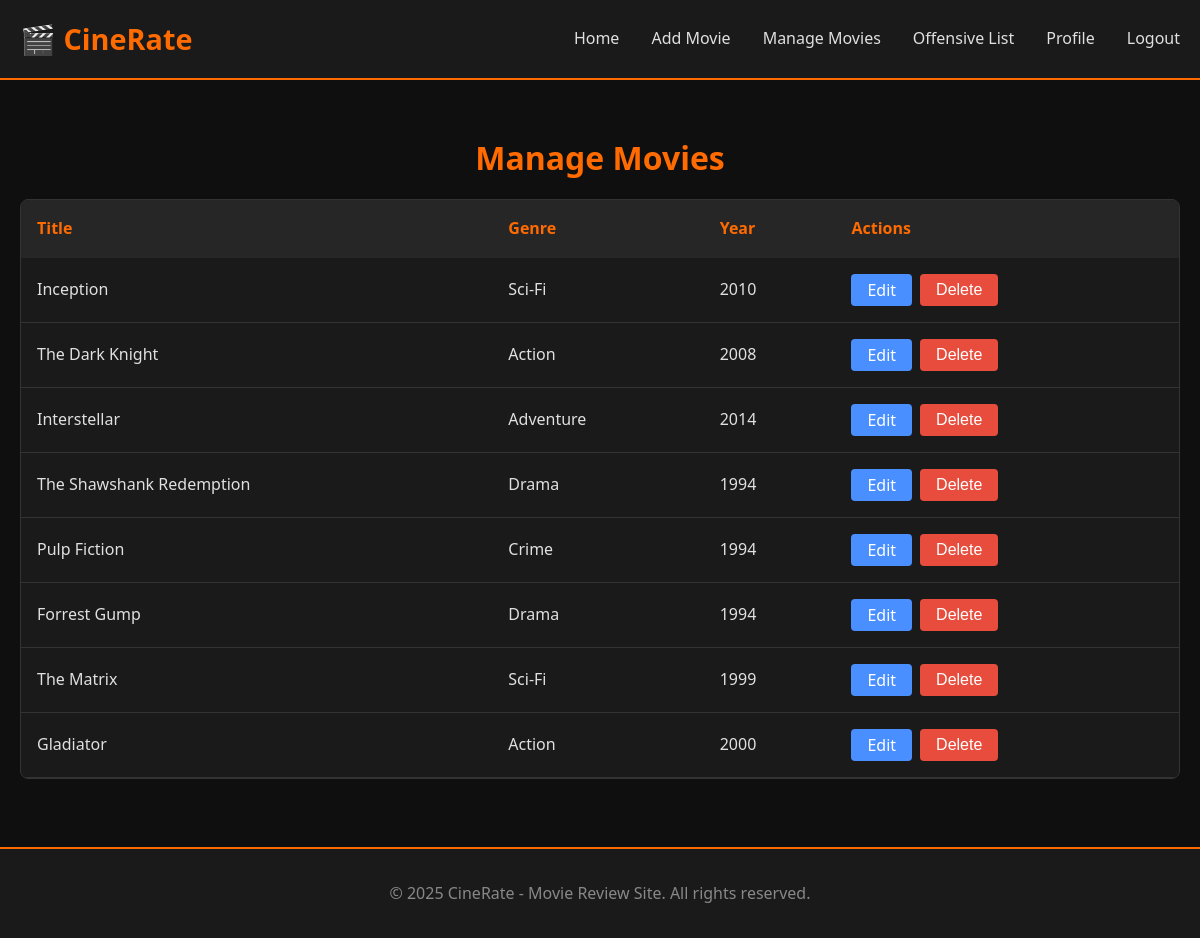
The app's page /admin/manage_movies.php (signed in), older data.
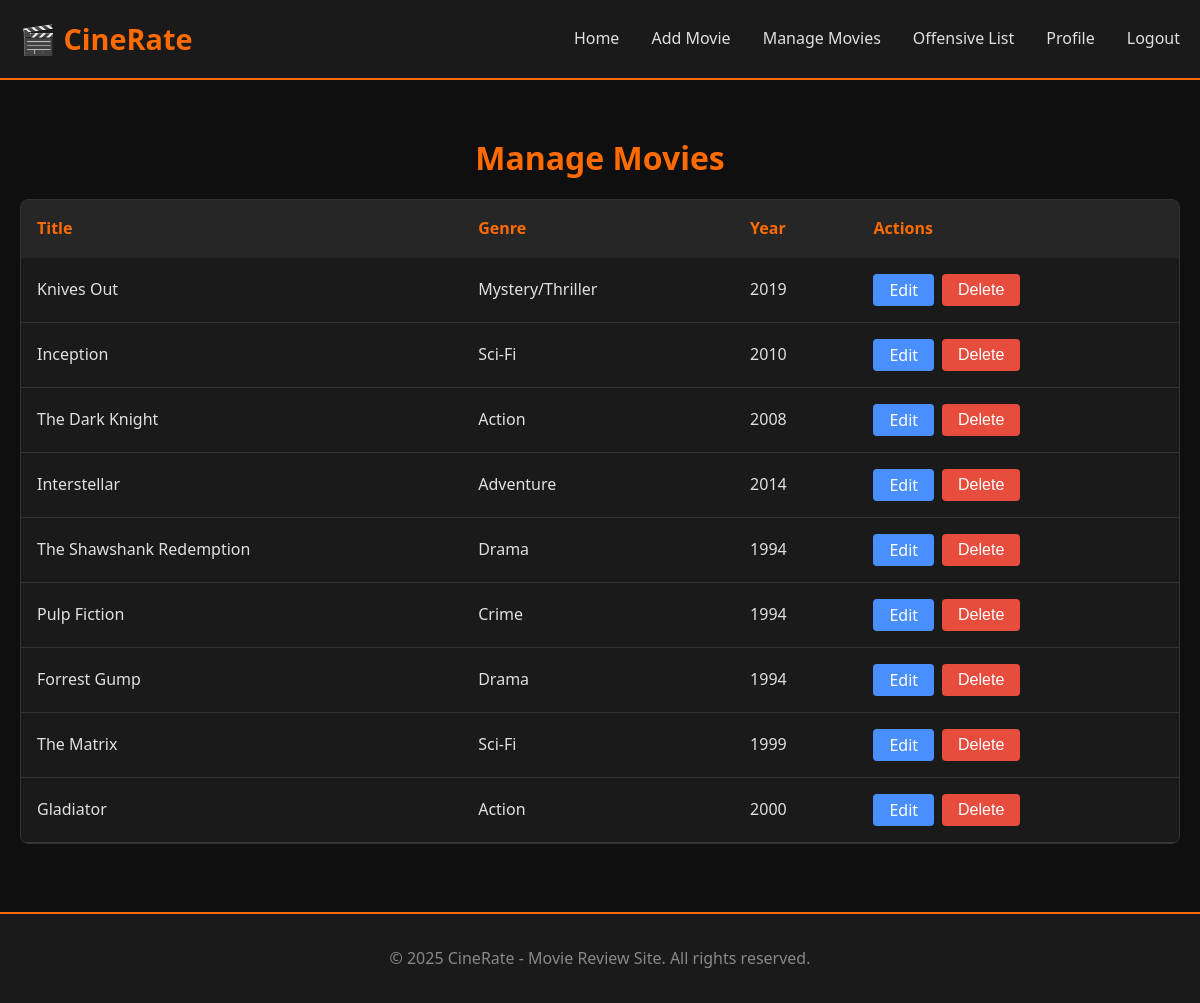
The same page, newer data.
### tables this page shows
CREATE TABLE `movies` (
  `id` int(11) NOT NULL,
  `title` varchar(255) NOT NULL,
  `description` text DEFAULT NULL,
  `genre` varchar(100) DEFAULT NULL,
  `release_year` int(11) DEFAULT NULL,
  `image_path` varchar(255) DEFAULT NULL,
  `image_data` longblob DEFAULT NULL,
  `created_by` int(11) DEFAULT NULL,
  `created_at` timestamp NOT NULL DEFAULT current_timestamp()
);

### admin/manage_movies.php (the view, shortened to what this page needs)
<?php
require_once '../config.php';
?>
<!DOCTYPE html>
<html lang="en">
<head>
  <link rel="stylesheet" href="../public/css/style.css">
</head>
<body>
  <nav class="navbar">
    <div class="container">
      <h1 class="logo">🎬 CineRate</h1>
      <ul class="nav-links">
        <li><a href="../index.php">Home</a></li>
        <li><a href="add_movie.php">Add Movie</a></li>
        <li><a href="manage_movies.php">Manage Movies</a></li>
        <li><a href="offensive_list.php">Offensive List</a></li>
        <li><a href="../users/profile.php">Profile</a></li>
        <li><a href="../users/logout.php">Logout</a></li>
      </ul>
    </div>
  </nav>
  <div class="container">
    <h2>Manage Movies</h2>
    <div class="movies-table" style="background:#1a1a1a;border:1px solid #333;border-radius:8px;overflow:hidden;">
      <table style="width:100%;border-collapse:collapse;">
        <thead>
          <tr style="background:#262626;color:#ff6b00;">
            <th style="padding:1rem;text-align:left;">Title</th>
            <th style="padding:1rem;text-align:left;">Genre</th>
            <th style="padding:1rem;text-align:left;">Year</th>
            <th style="padding:1rem;text-align:left;">Actions</th>
          </tr>
        </thead>
        <tbody>
          <?php
          $res = $conn->query("SELECT id, title, genre, release_year FROM movies ORDER BY created_at DESC");
          if ($res && $res->num_rows > 0) {
              while ($row = $res->fetch_assoc()) {
                  echo '<tr style="border-bottom:1px solid #333;color:#e0e0e0;">';
                  echo '<td style="padding:1rem;">' . htmlspecialchars($row['title']) . '</td>';
                  echo '<td style="padding:1rem;">' . htmlspecialchars($row['genre']) . '</td>';
                  echo '<td style="padding:1rem;">' . intval($row['release_year']) . '</td>';
                  echo '<td style="padding:1rem;display:flex;gap:0.5rem;align-items:center;">'
                      . '<a class="btn-edit" style="background:#4a8fff;color:#fff;padding:.5rem 1rem;border-radius:4px;text-decoration:none;display:inline-block;line-height:1;" '
                      . 'href="edit_movie.php?id=' . intval($row['id']) . '">Edit</a>'
                      . '<form method="POST" action="delete_movie.php" style="display:inline;" onsubmit="return confirm(\'Are you sure you want to delete this movie? This action cannot be undone.\');">'
                      . '<input type="hidden" name="movie_id" value="' . intval($row['id']) . '">'
                      . '<button type="submit" style="background:#e74c3c;color:#fff;padding:.5rem 1rem;border-radius:4px;border:none;cursor:pointer;display:inline-block;line-height:1;font-size:1rem;">Delete</button>'
                      . '</form>'
                      . '</td>';
                  echo '</tr>';
              }
          } else {
              echo '<tr><td colspan="4" style="padding:1rem;text-align:center;color:#888;">No movies found.</td></tr>';
          }
          ?>
        </tbody>
      </table>
    </div>
  </div>
  <footer>
    <p>&copy; 2025 CineRate - Movie Review Site. All rights reserved.</p>
  </footer>
</body>
</html>

Row changes from the older to the newer data that the page shows:
added movies: title "Knives Out", genre "Mystery/Thriller", release_year "2019"
